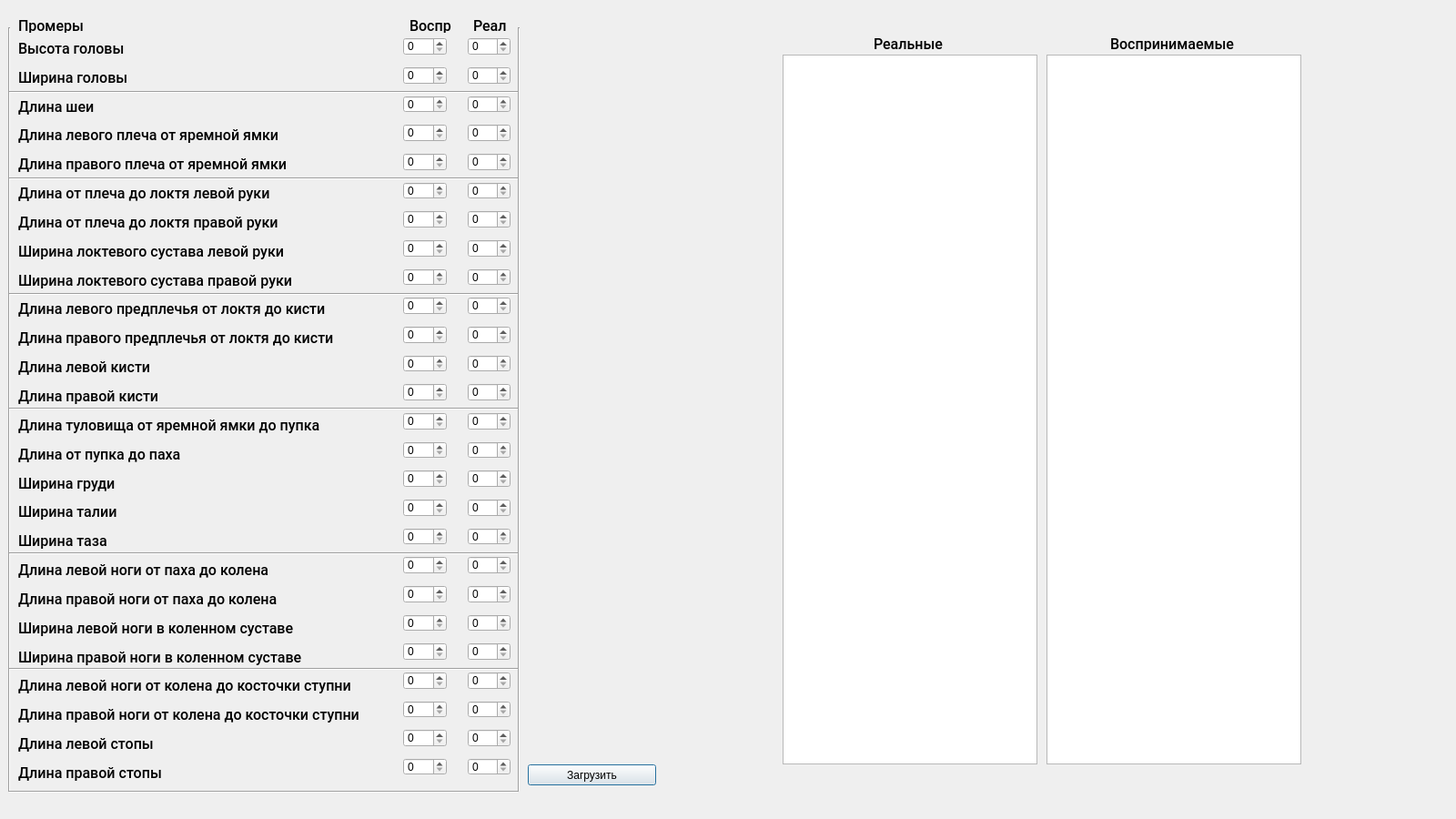
<?xml version="1.0" encoding="UTF-8"?>
<ui version="4.0">
 <class>Dialog</class>
 <widget class="QDialog" name="Dialog">
  <property name="geometry">
   <rect>
    <x>0</x>
    <y>0</y>
    <width>1600</width>
    <height>900</height>
   </rect>
  </property>
  <property name="windowTitle">
   <string>Dialog</string>
  </property>
  <widget class="Line" name="line">
   <property name="geometry">
    <rect>
     <x>560</x>
     <y>30</y>
     <width>20</width>
     <height>840</height>
    </rect>
   </property>
   <property name="orientation">
    <enum>Qt::Vertical</enum>
   </property>
  </widget>
  <widget class="QGraphicsView" name="graphicsView">
   <property name="geometry">
    <rect>
     <x>860</x>
     <y>60</y>
     <width>280</width>
     <height>780</height>
    </rect>
   </property>
  </widget>
  <widget class="QLabel" name="label_55">
   <property name="geometry">
    <rect>
     <x>450</x>
     <y>20</y>
     <width>51</width>
     <height>16</height>
    </rect>
   </property>
   <property name="font">
    <font>
     <family>Roboto Medium</family>
     <pointsize>12</pointsize>
     <weight>50</weight>
     <bold>false</bold>
    </font>
   </property>
   <property name="text">
    <string>Воспр</string>
   </property>
  </widget>
  <widget class="QLabel" name="label_53">
   <property name="geometry">
    <rect>
     <x>20</x>
     <y>20</y>
     <width>81</width>
     <height>16</height>
    </rect>
   </property>
   <property name="font">
    <font>
     <family>Roboto Medium</family>
     <pointsize>12</pointsize>
     <weight>50</weight>
     <bold>false</bold>
    </font>
   </property>
   <property name="text">
    <string>Промеры</string>
   </property>
  </widget>
  <widget class="QPushButton" name="load_button">
   <property name="geometry">
    <rect>
     <x>580</x>
     <y>840</y>
     <width>141</width>
     <height>23</height>
    </rect>
   </property>
   <property name="text">
    <string>Загрузить</string>
   </property>
  </widget>
  <widget class="QLabel" name="label_54">
   <property name="geometry">
    <rect>
     <x>520</x>
     <y>20</y>
     <width>81</width>
     <height>16</height>
    </rect>
   </property>
   <property name="font">
    <font>
     <family>Roboto Medium</family>
     <pointsize>12</pointsize>
     <weight>50</weight>
     <bold>false</bold>
    </font>
   </property>
   <property name="text">
    <string>Реал</string>
   </property>
  </widget>
  <widget class="QLabel" name="label_58">
   <property name="geometry">
    <rect>
     <x>1220</x>
     <y>40</y>
     <width>140</width>
     <height>16</height>
    </rect>
   </property>
   <property name="font">
    <font>
     <family>Roboto Medium</family>
     <pointsize>12</pointsize>
     <weight>50</weight>
     <bold>false</bold>
    </font>
   </property>
   <property name="text">
    <string>Воспринимаемые</string>
   </property>
  </widget>
  <widget class="QLabel" name="label_57">
   <property name="geometry">
    <rect>
     <x>960</x>
     <y>40</y>
     <width>80</width>
     <height>16</height>
    </rect>
   </property>
   <property name="font">
    <font>
     <family>Roboto Medium</family>
     <pointsize>12</pointsize>
     <weight>50</weight>
     <bold>false</bold>
    </font>
   </property>
   <property name="text">
    <string>Реальные</string>
   </property>
  </widget>
  <widget class="QSplitter" name="splitter">
   <property name="geometry">
    <rect>
     <x>20</x>
     <y>40</y>
     <width>541</width>
     <height>822</height>
    </rect>
   </property>
   <property name="lineWidth">
    <number>0</number>
   </property>
   <property name="orientation">
    <enum>Qt::Horizontal</enum>
   </property>
   <property name="opaqueResize">
    <bool>true</bool>
   </property>
   <property name="handleWidth">
    <number>0</number>
   </property>
   <widget class="QWidget" name="layoutWidget">
    <layout class="QGridLayout" name="gridLayout_3">
     <item row="0" column="0">
      <widget class="QLabel" name="label">
       <property name="font">
        <font>
         <family>Roboto Medium</family>
         <pointsize>12</pointsize>
         <weight>50</weight>
         <bold>false</bold>
        </font>
       </property>
       <property name="lineWidth">
        <number>0</number>
       </property>
       <property name="text">
        <string>Высота головы</string>
       </property>
      </widget>
     </item>
     <item row="1" column="0">
      <widget class="QLabel" name="label_2">
       <property name="font">
        <font>
         <family>Roboto Medium</family>
         <pointsize>12</pointsize>
         <weight>50</weight>
         <bold>false</bold>
        </font>
       </property>
       <property name="lineWidth">
        <number>0</number>
       </property>
       <property name="text">
        <string>Ширина головы</string>
       </property>
      </widget>
     </item>
     <item row="2" column="0">
      <widget class="QLabel" name="label_3">
       <property name="font">
        <font>
         <family>Roboto Medium</family>
         <pointsize>12</pointsize>
         <weight>50</weight>
         <bold>false</bold>
        </font>
       </property>
       <property name="lineWidth">
        <number>0</number>
       </property>
       <property name="text">
        <string>Длина шеи</string>
       </property>
      </widget>
     </item>
     <item row="3" column="0">
      <widget class="QLabel" name="label_4">
       <property name="font">
        <font>
         <family>Roboto Medium</family>
         <pointsize>12</pointsize>
         <weight>50</weight>
         <bold>false</bold>
        </font>
       </property>
       <property name="lineWidth">
        <number>0</number>
       </property>
       <property name="text">
        <string>Длина левого плеча от яремной ямки </string>
       </property>
      </widget>
     </item>
     <item row="4" column="0">
      <widget class="QLabel" name="label_6">
       <property name="font">
        <font>
         <family>Roboto Medium</family>
         <pointsize>12</pointsize>
         <weight>50</weight>
         <bold>false</bold>
        </font>
       </property>
       <property name="lineWidth">
        <number>0</number>
       </property>
       <property name="text">
        <string>Длина правого плеча от яремной ямки</string>
       </property>
      </widget>
     </item>
     <item row="5" column="0">
      <widget class="QLabel" name="label_7">
       <property name="font">
        <font>
         <family>Roboto Medium</family>
         <pointsize>12</pointsize>
         <weight>50</weight>
         <bold>false</bold>
        </font>
       </property>
       <property name="lineWidth">
        <number>0</number>
       </property>
       <property name="text">
        <string>Длина от плеча до локтя левой руки</string>
       </property>
      </widget>
     </item>
     <item row="6" column="0">
      <widget class="QLabel" name="label_8">
       <property name="font">
        <font>
         <family>Roboto Medium</family>
         <pointsize>12</pointsize>
         <weight>50</weight>
         <bold>false</bold>
        </font>
       </property>
       <property name="lineWidth">
        <number>0</number>
       </property>
       <property name="text">
        <string>Длина от плеча до локтя правой руки</string>
       </property>
      </widget>
     </item>
     <item row="7" column="0">
      <widget class="QLabel" name="label_5">
       <property name="font">
        <font>
         <family>Roboto Medium</family>
         <pointsize>12</pointsize>
         <weight>50</weight>
         <bold>false</bold>
        </font>
       </property>
       <property name="lineWidth">
        <number>0</number>
       </property>
       <property name="text">
        <string>Ширина локтевого сустава левой руки</string>
       </property>
      </widget>
     </item>
     <item row="8" column="0">
      <widget class="QLabel" name="label_10">
       <property name="font">
        <font>
         <family>Roboto Medium</family>
         <pointsize>12</pointsize>
         <weight>50</weight>
         <bold>false</bold>
        </font>
       </property>
       <property name="lineWidth">
        <number>0</number>
       </property>
       <property name="text">
        <string>Ширина локтевого сустава правой руки</string>
       </property>
      </widget>
     </item>
     <item row="9" column="0">
      <widget class="QLabel" name="label_11">
       <property name="font">
        <font>
         <family>Roboto Medium</family>
         <pointsize>12</pointsize>
         <weight>50</weight>
         <bold>false</bold>
        </font>
       </property>
       <property name="lineWidth">
        <number>0</number>
       </property>
       <property name="text">
        <string>Длина левого предплечья от локтя до кисти</string>
       </property>
      </widget>
     </item>
     <item row="10" column="0">
      <widget class="QLabel" name="label_15">
       <property name="font">
        <font>
         <family>Roboto Medium</family>
         <pointsize>12</pointsize>
         <weight>50</weight>
         <bold>false</bold>
        </font>
       </property>
       <property name="lineWidth">
        <number>0</number>
       </property>
       <property name="text">
        <string>Длина правого предплечья от локтя до кисти</string>
       </property>
      </widget>
     </item>
     <item row="11" column="0">
      <widget class="QLabel" name="label_9">
       <property name="font">
        <font>
         <family>Roboto Medium</family>
         <pointsize>12</pointsize>
         <weight>50</weight>
         <bold>false</bold>
        </font>
       </property>
       <property name="lineWidth">
        <number>0</number>
       </property>
       <property name="text">
        <string>Длина левой кисти </string>
       </property>
      </widget>
     </item>
     <item row="12" column="0">
      <widget class="QLabel" name="label_13">
       <property name="font">
        <font>
         <family>Roboto Medium</family>
         <pointsize>12</pointsize>
         <weight>50</weight>
         <bold>false</bold>
        </font>
       </property>
       <property name="lineWidth">
        <number>0</number>
       </property>
       <property name="text">
        <string>Длина правой кисти </string>
       </property>
      </widget>
     </item>
     <item row="13" column="0">
      <widget class="QLabel" name="label_12">
       <property name="font">
        <font>
         <family>Roboto Medium</family>
         <pointsize>12</pointsize>
         <weight>50</weight>
         <bold>false</bold>
        </font>
       </property>
       <property name="lineWidth">
        <number>0</number>
       </property>
       <property name="text">
        <string>Длина туловища от яремной ямки до пупка</string>
       </property>
      </widget>
     </item>
     <item row="14" column="0">
      <widget class="QLabel" name="label_14">
       <property name="font">
        <font>
         <family>Roboto Medium</family>
         <pointsize>12</pointsize>
         <weight>50</weight>
         <bold>false</bold>
        </font>
       </property>
       <property name="lineWidth">
        <number>0</number>
       </property>
       <property name="text">
        <string>Длина от пупка до паха</string>
       </property>
      </widget>
     </item>
     <item row="15" column="0">
      <widget class="QLabel" name="label_16">
       <property name="font">
        <font>
         <family>Roboto Medium</family>
         <pointsize>12</pointsize>
         <weight>50</weight>
         <bold>false</bold>
        </font>
       </property>
       <property name="lineWidth">
        <number>0</number>
       </property>
       <property name="text">
        <string>Ширина груди</string>
       </property>
       <property name="scaledContents">
        <bool>false</bool>
       </property>
      </widget>
     </item>
     <item row="16" column="0">
      <widget class="QLabel" name="label_19">
       <property name="font">
        <font>
         <family>Roboto Medium</family>
         <pointsize>12</pointsize>
         <weight>50</weight>
         <bold>false</bold>
        </font>
       </property>
       <property name="lineWidth">
        <number>0</number>
       </property>
       <property name="text">
        <string>Ширина талии</string>
       </property>
      </widget>
     </item>
     <item row="17" column="0">
      <widget class="QLabel" name="label_20">
       <property name="font">
        <font>
         <family>Roboto Medium</family>
         <pointsize>12</pointsize>
         <weight>50</weight>
         <bold>false</bold>
        </font>
       </property>
       <property name="lineWidth">
        <number>0</number>
       </property>
       <property name="text">
        <string>Ширина таза</string>
       </property>
      </widget>
     </item>
     <item row="18" column="0">
      <widget class="QLabel" name="label_25">
       <property name="font">
        <font>
         <family>Roboto Medium</family>
         <pointsize>12</pointsize>
         <weight>50</weight>
         <bold>false</bold>
        </font>
       </property>
       <property name="lineWidth">
        <number>0</number>
       </property>
       <property name="text">
        <string>Длина левой ноги от паха до колена</string>
       </property>
      </widget>
     </item>
     <item row="19" column="0">
      <widget class="QLabel" name="label_17">
       <property name="font">
        <font>
         <family>Roboto Medium</family>
         <pointsize>12</pointsize>
         <weight>50</weight>
         <bold>false</bold>
        </font>
       </property>
       <property name="lineWidth">
        <number>0</number>
       </property>
       <property name="text">
        <string>Длина правой ноги от паха до колена</string>
       </property>
      </widget>
     </item>
     <item row="20" column="0">
      <widget class="QLabel" name="label_22">
       <property name="font">
        <font>
         <family>Roboto Medium</family>
         <pointsize>12</pointsize>
         <weight>50</weight>
         <bold>false</bold>
        </font>
       </property>
       <property name="lineWidth">
        <number>0</number>
       </property>
       <property name="text">
        <string>Ширина левой ноги в коленном суставе</string>
       </property>
      </widget>
     </item>
     <item row="21" column="0">
      <widget class="QLabel" name="label_21">
       <property name="font">
        <font>
         <family>Roboto Medium</family>
         <pointsize>12</pointsize>
         <weight>50</weight>
         <bold>false</bold>
        </font>
       </property>
       <property name="lineWidth">
        <number>0</number>
       </property>
       <property name="text">
        <string>Ширина правой ноги в коленном суставе</string>
       </property>
      </widget>
     </item>
     <item row="22" column="0">
      <widget class="QLabel" name="label_23">
       <property name="font">
        <font>
         <family>Roboto Medium</family>
         <pointsize>12</pointsize>
         <weight>50</weight>
         <bold>false</bold>
        </font>
       </property>
       <property name="lineWidth">
        <number>0</number>
       </property>
       <property name="text">
        <string>Длина левой ноги от колена до косточки ступни</string>
       </property>
      </widget>
     </item>
     <item row="23" column="0">
      <widget class="QLabel" name="label_26">
       <property name="font">
        <font>
         <family>Roboto Medium</family>
         <pointsize>12</pointsize>
         <weight>50</weight>
         <bold>false</bold>
        </font>
       </property>
       <property name="lineWidth">
        <number>0</number>
       </property>
       <property name="text">
        <string>Длина правой ноги от колена до косточки ступни</string>
       </property>
      </widget>
     </item>
     <item row="24" column="0">
      <widget class="QLabel" name="label_24">
       <property name="font">
        <font>
         <family>Roboto Medium</family>
         <pointsize>12</pointsize>
         <weight>50</weight>
         <bold>false</bold>
        </font>
       </property>
       <property name="lineWidth">
        <number>0</number>
       </property>
       <property name="text">
        <string>Длина левой стопы </string>
       </property>
      </widget>
     </item>
     <item row="25" column="0">
      <widget class="QLabel" name="label_18">
       <property name="font">
        <font>
         <family>Roboto Medium</family>
         <pointsize>12</pointsize>
         <weight>50</weight>
         <bold>false</bold>
        </font>
       </property>
       <property name="lineWidth">
        <number>0</number>
       </property>
       <property name="text">
        <string>Длина правой стопы </string>
       </property>
      </widget>
     </item>
    </layout>
   </widget>
   <widget class="QWidget" name="widget" native="true">
    <layout class="QGridLayout" name="gridLayout_2">
     <property name="leftMargin">
      <number>1</number>
     </property>
     <property name="topMargin">
      <number>1</number>
     </property>
     <property name="rightMargin">
      <number>0</number>
     </property>
     <property name="bottomMargin">
      <number>10</number>
     </property>
     <property name="horizontalSpacing">
      <number>23</number>
     </property>
     <property name="verticalSpacing">
      <number>12</number>
     </property>
     <item row="0" column="0">
      <widget class="QSpinBox" name="spinBox_1"/>
     </item>
     <item row="0" column="1">
      <widget class="QSpinBox" name="spinBox_2"/>
     </item>
     <item row="17" column="1">
      <widget class="QSpinBox" name="spinBox_76"/>
     </item>
     <item row="20" column="0">
      <widget class="QSpinBox" name="spinBox_54"/>
     </item>
     <item row="24" column="1">
      <widget class="QSpinBox" name="spinBox_59"/>
     </item>
     <item row="22" column="1">
      <widget class="QSpinBox" name="spinBox_57"/>
     </item>
     <item row="19" column="1">
      <widget class="QSpinBox" name="spinBox_67"/>
     </item>
     <item row="16" column="1">
      <widget class="QSpinBox" name="spinBox_75"/>
     </item>
     <item row="21" column="1">
      <widget class="QSpinBox" name="spinBox_63"/>
     </item>
     <item row="23" column="0">
      <widget class="QSpinBox" name="spinBox_73"/>
     </item>
     <item row="23" column="1">
      <widget class="QSpinBox" name="spinBox_64"/>
     </item>
     <item row="18" column="1">
      <widget class="QSpinBox" name="spinBox_49"/>
     </item>
     <item row="15" column="0">
      <widget class="QSpinBox" name="spinBox_44"/>
     </item>
     <item row="24" column="0">
      <widget class="QSpinBox" name="spinBox_69"/>
     </item>
     <item row="14" column="1">
      <widget class="QSpinBox" name="spinBox_31"/>
     </item>
     <item row="18" column="0">
      <widget class="QSpinBox" name="spinBox_61"/>
     </item>
     <item row="1" column="0">
      <widget class="QSpinBox" name="spinBox_4"/>
     </item>
     <item row="3" column="1">
      <widget class="QSpinBox" name="spinBox_7"/>
     </item>
     <item row="3" column="0">
      <widget class="QSpinBox" name="spinBox_8"/>
     </item>
     <item row="2" column="1">
      <widget class="QSpinBox" name="spinBox_12"/>
     </item>
     <item row="11" column="1">
      <widget class="QSpinBox" name="spinBox_40"/>
     </item>
     <item row="7" column="0">
      <widget class="QSpinBox" name="spinBox_24"/>
     </item>
     <item row="6" column="1">
      <widget class="QSpinBox" name="spinBox_21"/>
     </item>
     <item row="2" column="0">
      <widget class="QSpinBox" name="spinBox_9"/>
     </item>
     <item row="4" column="0">
      <widget class="QSpinBox" name="spinBox_15"/>
     </item>
     <item row="7" column="1">
      <widget class="QSpinBox" name="spinBox_17"/>
     </item>
     <item row="5" column="1">
      <widget class="QSpinBox" name="spinBox_13"/>
     </item>
     <item row="8" column="1">
      <widget class="QSpinBox" name="spinBox_46"/>
     </item>
     <item row="10" column="0">
      <widget class="QSpinBox" name="spinBox_34"/>
     </item>
     <item row="5" column="0">
      <widget class="QSpinBox" name="spinBox_14"/>
     </item>
     <item row="6" column="0">
      <widget class="QSpinBox" name="spinBox_16"/>
     </item>
     <item row="8" column="0">
      <widget class="QSpinBox" name="spinBox_27"/>
     </item>
     <item row="9" column="0">
      <widget class="QSpinBox" name="spinBox_48"/>
     </item>
     <item row="12" column="1">
      <widget class="QSpinBox" name="spinBox_38"/>
     </item>
     <item row="4" column="1">
      <widget class="QSpinBox" name="spinBox_23"/>
     </item>
     <item row="9" column="1">
      <widget class="QSpinBox" name="spinBox_47"/>
     </item>
     <item row="12" column="0">
      <widget class="QSpinBox" name="spinBox_29"/>
     </item>
     <item row="11" column="0">
      <widget class="QSpinBox" name="spinBox_35"/>
     </item>
     <item row="13" column="1">
      <widget class="QSpinBox" name="spinBox_36"/>
     </item>
     <item row="10" column="1">
      <widget class="QSpinBox" name="spinBox_25"/>
     </item>
     <item row="13" column="0">
      <widget class="QSpinBox" name="spinBox_32"/>
     </item>
     <item row="22" column="0">
      <widget class="QSpinBox" name="spinBox_68"/>
     </item>
     <item row="15" column="1">
      <widget class="QSpinBox" name="spinBox_37"/>
     </item>
     <item row="16" column="0">
      <widget class="QSpinBox" name="spinBox_52"/>
     </item>
     <item row="17" column="0">
      <widget class="QSpinBox" name="spinBox_77"/>
     </item>
     <item row="19" column="0">
      <widget class="QSpinBox" name="spinBox_62"/>
     </item>
     <item row="21" column="0">
      <widget class="QSpinBox" name="spinBox_58"/>
     </item>
     <item row="14" column="0">
      <widget class="QSpinBox" name="spinBox_41"/>
     </item>
     <item row="25" column="0">
      <widget class="QSpinBox" name="spinBox_56"/>
     </item>
     <item row="20" column="1">
      <widget class="QSpinBox" name="spinBox_65"/>
     </item>
     <item row="25" column="1">
      <widget class="QSpinBox" name="spinBox_51"/>
     </item>
     <item row="1" column="1">
      <widget class="QSpinBox" name="spinBox_6"/>
     </item>
    </layout>
   </widget>
  </widget>
  <widget class="Line" name="line_2">
   <property name="geometry">
    <rect>
     <x>0</x>
     <y>30</y>
     <width>20</width>
     <height>840</height>
    </rect>
   </property>
   <property name="orientation">
    <enum>Qt::Vertical</enum>
   </property>
  </widget>
  <widget class="QGraphicsView" name="graphicsView_2">
   <property name="geometry">
    <rect>
     <x>1150</x>
     <y>60</y>
     <width>280</width>
     <height>780</height>
    </rect>
   </property>
  </widget>
  <widget class="Line" name="line_3">
   <property name="geometry">
    <rect>
     <x>10</x>
     <y>860</y>
     <width>560</width>
     <height>20</height>
    </rect>
   </property>
   <property name="orientation">
    <enum>Qt::Horizontal</enum>
   </property>
  </widget>
  <widget class="Line" name="line_4">
   <property name="geometry">
    <rect>
     <x>10</x>
     <y>725</y>
     <width>560</width>
     <height>20</height>
    </rect>
   </property>
   <property name="orientation">
    <enum>Qt::Horizontal</enum>
   </property>
  </widget>
  <widget class="Line" name="line_5">
   <property name="geometry">
    <rect>
     <x>10</x>
     <y>598</y>
     <width>560</width>
     <height>20</height>
    </rect>
   </property>
   <property name="orientation">
    <enum>Qt::Horizontal</enum>
   </property>
  </widget>
  <widget class="Line" name="line_6">
   <property name="geometry">
    <rect>
     <x>10</x>
     <y>439</y>
     <width>560</width>
     <height>20</height>
    </rect>
   </property>
   <property name="orientation">
    <enum>Qt::Horizontal</enum>
   </property>
  </widget>
  <widget class="Line" name="line_7">
   <property name="geometry">
    <rect>
     <x>10</x>
     <y>313</y>
     <width>560</width>
     <height>20</height>
    </rect>
   </property>
   <property name="orientation">
    <enum>Qt::Horizontal</enum>
   </property>
  </widget>
  <widget class="Line" name="line_8">
   <property name="geometry">
    <rect>
     <x>10</x>
     <y>91</y>
     <width>560</width>
     <height>20</height>
    </rect>
   </property>
   <property name="orientation">
    <enum>Qt::Horizontal</enum>
   </property>
  </widget>
  <widget class="Line" name="line_10">
   <property name="geometry">
    <rect>
     <x>10</x>
     <y>186</y>
     <width>560</width>
     <height>20</height>
    </rect>
   </property>
   <property name="orientation">
    <enum>Qt::Horizontal</enum>
   </property>
  </widget>
 </widget>
 <tabstops>
  <tabstop>spinBox_1</tabstop>
  <tabstop>spinBox_2</tabstop>
  <tabstop>spinBox_4</tabstop>
  <tabstop>spinBox_6</tabstop>
  <tabstop>spinBox_9</tabstop>
  <tabstop>spinBox_12</tabstop>
  <tabstop>spinBox_8</tabstop>
  <tabstop>spinBox_7</tabstop>
  <tabstop>spinBox_15</tabstop>
  <tabstop>spinBox_23</tabstop>
  <tabstop>spinBox_14</tabstop>
  <tabstop>spinBox_13</tabstop>
  <tabstop>spinBox_16</tabstop>
  <tabstop>spinBox_21</tabstop>
  <tabstop>spinBox_24</tabstop>
  <tabstop>spinBox_17</tabstop>
  <tabstop>spinBox_27</tabstop>
  <tabstop>spinBox_46</tabstop>
  <tabstop>spinBox_48</tabstop>
  <tabstop>spinBox_47</tabstop>
  <tabstop>spinBox_34</tabstop>
  <tabstop>spinBox_25</tabstop>
  <tabstop>spinBox_35</tabstop>
  <tabstop>spinBox_40</tabstop>
  <tabstop>spinBox_29</tabstop>
  <tabstop>spinBox_38</tabstop>
  <tabstop>spinBox_32</tabstop>
  <tabstop>spinBox_36</tabstop>
  <tabstop>spinBox_41</tabstop>
  <tabstop>spinBox_31</tabstop>
  <tabstop>spinBox_44</tabstop>
  <tabstop>spinBox_37</tabstop>
  <tabstop>spinBox_52</tabstop>
  <tabstop>spinBox_75</tabstop>
  <tabstop>spinBox_77</tabstop>
  <tabstop>spinBox_76</tabstop>
  <tabstop>spinBox_61</tabstop>
  <tabstop>spinBox_49</tabstop>
  <tabstop>spinBox_62</tabstop>
  <tabstop>spinBox_67</tabstop>
  <tabstop>spinBox_54</tabstop>
  <tabstop>spinBox_65</tabstop>
  <tabstop>spinBox_58</tabstop>
  <tabstop>spinBox_63</tabstop>
  <tabstop>spinBox_68</tabstop>
  <tabstop>spinBox_57</tabstop>
  <tabstop>spinBox_73</tabstop>
  <tabstop>spinBox_64</tabstop>
  <tabstop>spinBox_69</tabstop>
  <tabstop>spinBox_59</tabstop>
  <tabstop>spinBox_56</tabstop>
  <tabstop>spinBox_51</tabstop>
  <tabstop>load_button</tabstop>
  <tabstop>graphicsView</tabstop>
  <tabstop>graphicsView_2</tabstop>
 </tabstops>
 <resources/>
 <connections/>
</ui>
